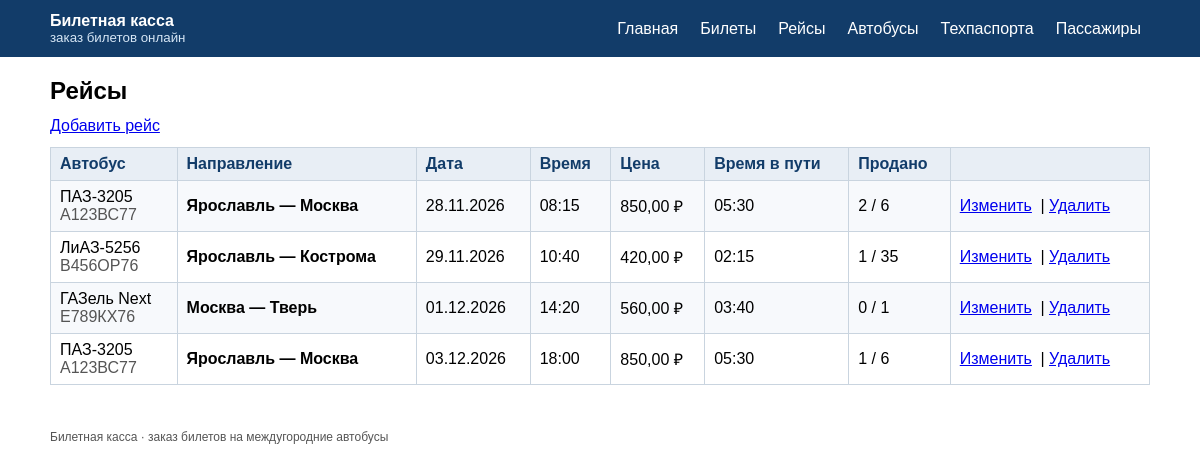
The page /trips/ on the database its author committed.
### Z3app/models.py (models this page shows, shortened)
class Trip(models.Model):
    bus = models.ForeignKey(
        Bus, on_delete=models.CASCADE, related_name='trips', verbose_name='Автобус',
    )
    from_city = models.CharField('Откуда', max_length=50)
    to_city = models.CharField('Куда', max_length=50)
    price = models.DecimalField(
        'Цена билета, ₽', max_digits=10, decimal_places=2,
        validators=[MinValueValidator(Decimal('1.00'))],
    )
    travel_time = models.TimeField('Время в пути')
    departure_date = models.DateField('Дата отправления')
    departure_time = models.TimeField('Время отправления')
    class Meta:
        verbose_name = 'рейс'
        verbose_name_plural = 'Рейсы'
        ordering = ['departure_date', 'departure_time']

class Bus(models.Model):
    model_name = models.CharField('Марка и модель', max_length=60)
    plate_number = models.CharField(
        'Госномер', max_length=12, unique=True, validators=[plate_validator],
    )
    seats = models.PositiveSmallIntegerField(
        'Количество мест', default=40,
        validators=[MinValueValidator(1), MaxValueValidator(100)],
    )
    photo = models.ImageField(
        'Фотография автобуса', upload_to='buses/', blank=True, null=True,
    )
    class Meta:
        verbose_name = 'автобус'
        verbose_name_plural = 'Автобусы'
        ordering = ['model_name']

### Z3app/views.py (the view)
# urls.py: path('trips/', views.trip_list, name='trip_list'),
def trip_list(request):
    trips = (
        Trip.objects.select_related('bus')
        .annotate(tickets_count=Count('tickets'))
        .order_by('departure_date', 'departure_time')
    )
    return render(request, 'trip_list.html', {'trips': trips})

### templates/trip_list.html (shortened to what this page needs)
{% extends 'base.html' %}
{% block header %}Рейсы{% endblock %}
{% block page_actions %}
<a class="btn" href="{% url 'trip_create' %}">Добавить рейс</a>
{% endblock %}
{% block content %}
{% if trips %}
<div class="table-wrap">
    <table class="data">
        <tr>
            <th>Автобус</th>
            <th>Направление</th>
            <th>Дата</th>
            <th>Время</th>
            <th>Цена</th>
            <th>Время в пути</th>
            <th>Продано</th>
            <th></th>
        </tr>
        {% for trip in trips %}
        <tr>
            <td>{{ trip.bus.model_name }}<br><span class="muted">{{ trip.bus.plate_number }}</span></td>
            <td><strong>{{ trip.from_city }} — {{ trip.to_city }}</strong></td>
            <td>{{ trip.departure_date|date:"d.m.Y" }}</td>
            <td>{{ trip.departure_time|time:"H:i" }}</td>
            <td>{{ trip.price|floatformat:2 }} ₽</td>
            <td>{{ trip.travel_time|time:"H:i" }}</td>
            <td>{{ trip.tickets_count }} / {{ trip.bus.seats }}</td>
            <td class="link-actions">
                <a href="{% url 'trip_edit' trip.pk %}">Изменить</a> |
                <a class="del" href="{% url 'trip_delete' trip.pk %}">Удалить</a>
            </td>
        </tr>
        {% endfor %}
    </table>
</div>
{% else %}
<p class="empty">Рейсов пока нет. <a href="{% url 'trip_create' %}">Добавить первый</a></p>
{% endif %}
{% endblock %}

### templates/base.html (style rules this page uses)
body { font-family: Arial, sans-serif; margin: 0; background: #ffffff; color: #000000; }
.muted { color: #555555; }
.btn { margin-right: 6px; border: none; background: none; padding: 0; color: #0000ee; text-decoration: underline; font: inherit; cursor: pointer; }
.link-actions a { margin-right: 4px; }
.table-wrap { overflow-x: auto; margin-bottom: 15px; }
table.data { width: 100%; border-collapse: collapse; background: #ffffff; }
table.data th, table.data td { border: 1px solid #c9d4df; padding: 7px 9px; text-align: left; vertical-align: middle; }
table.data th { background: #e8eef5; color: #123c69; }
table.data tr:nth-child(even) td { background: #f7f9fc; }

### rows shown on the page
Trip: bus.model_name "ПАЗ-3205", bus.plate_number "А123ВС77", from_city "Ярославль", to_city "Москва", departure_date "28.11.2026", departure_time "08:15", price "850,00", travel_time "05:30", tickets_count "2", bus.seats "6"
Trip: bus.model_name "ЛиАЗ-5256", bus.plate_number "В456ОР76", from_city "Ярославль", to_city "Кострома", departure_date "29.11.2026", departure_time "10:40", price "420,00", travel_time "02:15", tickets_count "1", bus.seats "35"
Trip: bus.model_name "ГАЗель Next", bus.plate_number "Е789КХ76", from_city "Москва", to_city "Тверь", departure_date "01.12.2026", departure_time "14:20", price "560,00", travel_time "03:40", tickets_count "0", bus.seats "1"
Trip: bus.model_name "ПАЗ-3205", bus.plate_number "А123ВС77", from_city "Ярославль", to_city "Москва", departure_date "03.12.2026", departure_time "18:00", price "850,00", travel_time "05:30", tickets_count "1", bus.seats "6"
